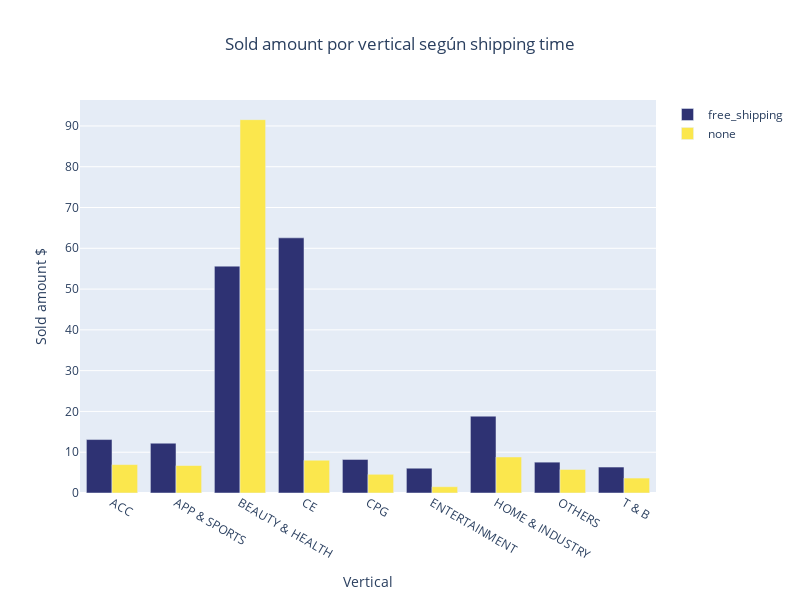

This figure's notebook cell:
### Code cell
fig = go.Figure()
shipping = ofertas_relampagos_df.groupby(['SHIPPING_PAYMENT_TYPE','VERTICAL'])['SOLD_AMOUNT'].mean().to_frame().reset_index()
fig.add_trace(go.Bar(x=shipping[shipping.SHIPPING_PAYMENT_TYPE=='free_shipping'].VERTICAL,y=shipping[shipping.SHIPPING_PAYMENT_TYPE=='free_shipping'].SOLD_AMOUNT,name='free_shipping',marker_color='#2e3273'))
fig.add_trace(go.Bar(x=shipping[shipping.SHIPPING_PAYMENT_TYPE=='none'].VERTICAL,y=shipping[shipping.SHIPPING_PAYMENT_TYPE=='none'].SOLD_AMOUNT,name='none',marker_color='#fbe74d'))
fig.update_layout(title_text='Sold amount por vertical según shipping time', title_x=0.5,width=800,height=600,xaxis_title='Vertical',yaxis_title='Sold amount $')

### Figure 1 — Plotly figure (JSON) as saved in the notebook; plotly's stock layout.template omitted (floating-point values rounded to 4 significant figures)
{"data": [{"marker": {"color": "#2e3273"}, "name": "free_shipping", "type": "bar", "x": ["ACC", "APP & SPORTS", "BEAUTY & HEALTH", "CE", "CPG", "ENTERTAINMENT", "HOME & INDUSTRY", "OTHERS", "T & B"], "y": [13.11, 12.21, 55.63, 62.56, 8.225, 6.076, 18.84, 7.565, 6.365]}, {"marker": {"color": "#fbe74d"}, "name": "none", "type": "bar", "x": ["ACC", "APP & SPORTS", "BEAUTY & HEALTH", "CE", "CPG", "ENTERTAINMENT", "HOME & INDUSTRY", "OTHERS", "T & B"], "y": [6.966, 6.735, 91.54, 8.032, 4.586, 1.543, 8.833, 5.769, 3.666]}], "layout": {"height": 600, "title": {"text": "Sold amount por vertical según shipping time", "x": 0.5}, "width": 800, "xaxis": {"title": {"text": "Vertical"}}, "yaxis": {"title": {"text": "Sold amount $"}}}}
